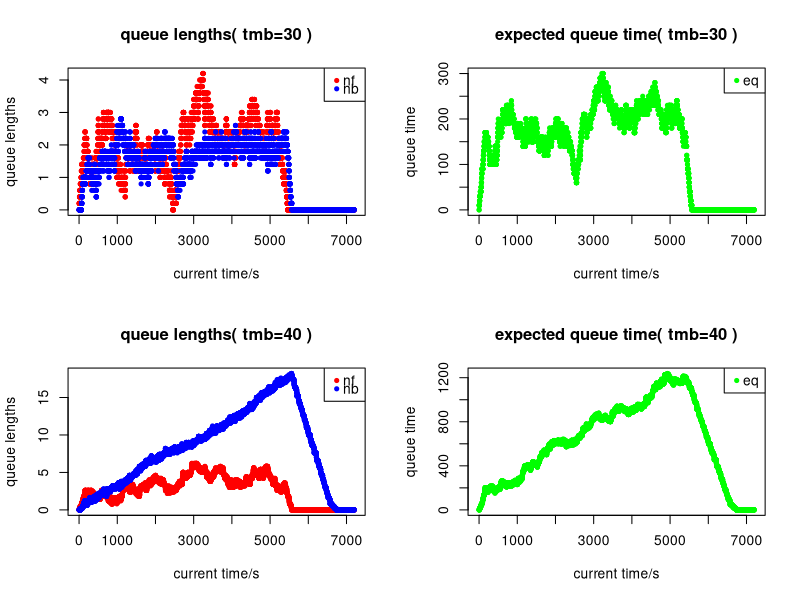

R code for this plot:
##########################################
#  Simulation of passport control queues #
##########################################


# Members and Contribution Breakdown

# Joint contribution: Set up initial plan of the code and agree to the outputs for each section

# Yinjia Chen (S2320995) | Main developer of qsim model; sub-validator 1 of comments
# Yiwen Xing (S2530703)  | Main developer of plot_qsim model; sub-developer 2 of qsim model; sub-validator 2 of comments
# Kai Wen Lian (S2593019)| Main validator of all codes and comments; sub-developer 1 of qsim model


# This R code consists of a model that will help simulating the passport
# control queues, particularly on simulating cars moving through French, followed
# by British passport control at a French ferry terminal. The main function used
# for such simulation is named as "qsim".

# Model Assumptions:
# 1. There are no queues at the start of the period, i.e., nf = nb = 0
# 2. Check-in closes 30 mins before departure, i.e., no new arriving cars in the last half an hour of simulation
# 3. There are no extreme events that will affect the output, e.g., system broke down during the process
# 4. The arrival car takes 0 seconds to join the queue
#    - "queue" refers to the French queue at the start and British queue during transmission

# Constants in the qsim model:
# 1. mf is the number of french passport control stations (default: mf=5)
# 2. mb is the number of british passport control stations (default: mb=5)
# 3. maxb is the maximum british queue length (per station) (default: maxb=20)
# 4. a.rate is the probability of a car arriving each second (default: a.rate=0.1)

# Parameters in the qsim model: 
# 1. tf, the processing time for a french station is uniformly distributed between tmf and tmf+trf 
#    (default: tmf=30, trf=40)
# 2. tb, the processing time for a british station is uniformly distributed between tmb and tmb+trb 
#    (default: tmb=30, trb=40)
# # Default simulation parameters: average rate of processing passports by French and British = arrival rate (a.rate)

# For each simulation second, the output should contain:
# 1. nf: the vector of average length of french queues (measured by # cars/mf, length(nf)=7200)
# 2. nb: the vector of average length of british queues (measured by # cars/mb, length(nb)=7200)
# 3. eq: the vector of average expected waiting time for a car at the start of the french queue

# Stages: nf, nb
# We update every second for:
# 1. nf, according to a.rate and whether all british queues have reached its maximum capacity
# 2. nb, according to processing time assigned to each car and the length of British queue

# n is the number of simulated seconds. 
# In this case, we are simulating queues for 2 hours, thus n=7200

# Define "qsim" function
# Parameters are defined as above.
qsim <- function(mf=5, mb=5, a.rate=.1, trb=40, trf=40, tmb=30, tmf=30, maxb=20) {

  # Define "countdown" function
  # Aim to decrease processing times for each car by one second in each loop
  #   if they are greater than zero
  # Parameter used is "remaining processing times".

  countdown <- function(times_left) {

    # extract index of remaining processing times that are greater than zero
    ii <- which(times_left > 0)

    # these times will decrease by one (second)
    times_left[ii] <- times_left[ii] - 1

    # return vector of remaining processing times
    times_left
  }

  # Define "insert_cars" function
  # Aim to determine which queue that an arriving car should join and
  #   to assign processing times if it is the first car for that queue
  # Parameters used are "queueing status in each station", "remaining processing times" and "parameters for uniform distributions".

  insert_cars <- function(queues, times_left, tm, tr) {

    # extract the index of the shortest queue
    ii <- which.min(queues)

    # this queue will increase by one (car)
    queues[ii] <- queues[ii] + 1

    # if that car is the first car in the queue
    if (queues[ii] == 1)

      # assign processing time with the given parameters tm and tr
      times_left[ii] <- sample(tm:(tm + tr), 1)

    # Return outputs in a list of 2;
    # namely "q" for queues in each station and "tl" for remaining processing times
    list(q=queues, tl=times_left)
  }

  # Define "update_stations" function
  # Aim to process the transmission of cars from French to British border.
  # Each queue will have one car less when the process is finished, and if there are
  #   more cars in the following, we will assign processing time to that car.
  # Parameters used are "queueing status in each station", "processing times" and "parameters for uniform distribution".

  update_stations <- function(queues, times_left, ii, tm, tr) {

    # queues at each station will have one car less
    queues[ii] <- queues[ii] - 1

    # extract index of queues that has no cars
    ii_no_car <- which(queues == 0)

    # if there are still cars in the queue, after one car moves out to British border,
    # extract index of the queues with the following cars
    ii_car_follows <- setdiff(ii, ii_no_car)

    # assign processing times for the following cars in the queue
    times_left[ii_car_follows] <- sample(tm:(tm + tr), length(ii_car_follows), replace = TRUE)

    # let the processing times at the index of queues without cars to be "-1"
    times_left[ii_no_car] <- -1

    # return output as lists of "q" for
    list(q=queues, tl=times_left)
  }

  # Number of simulated seconds
  n <- 2 * 60 * 60 # 7200
  # Number of seconds in the last half an hour
  n_ <- 0.5 * 60 * 60 # 1800

  # determine if there is an arriving car - indicated by "True" or "False"
  car_coming <- runif(n - n_) < a.rate

  # initialise a list of "mf (number of french stations)" numbers, with "-1"
  # "-1" indicates that a station has no cars being process
  # "0" indicates that the processing time for a car is up
  # otherwise it will show the remaining processing time for the first car in the queue
  french.times_left <- rep(-1, mf)

  # initialise a list of "mf" numbers, with "0"
  # this shows the number of cars that are queueing in each station
  french.queues <- rep(0, mf)

  # initialise a list of "mb (number of british stations)" numbers, with "-1"
  # concept is the same as above (see line 134 - 137)
  brit.times_left <- rep(-1, mb)

  # initialise a list of "mb" numbers, with "0"
  # concept is the same as above (see line 141)
  brit.queues <- rep(0, mb)

  # initialise outputs of the model
  nf <- nb <- eq <- rep(0, n)

  for (i in 1:n) { ## loop over seconds

    ## General updates
    # apply countdown func so that processing time for all stations will
    #  decrease by one second in each iteration
    french.times_left <- countdown(french.times_left)
    brit.times_left <- countdown(brit.times_left)

    ## Entering French border

    # if the simulated seconds is within the 1.5 hour timeframe of the control process
    # and there is an arriving car
    if (i < length(car_coming) && car_coming[i]) {

      # apply "insert_cars" function by stating its parameter
      # the outputs are "q" (queueing status in each station) and "tl" (remaining processing times)
      french <- insert_cars(french.queues, french.times_left, tmf, trf)

      # store each output in a new vector
      french.times_left <- french$tl # "tl" (remaining processing times)
      french.queues <- french$q # "q" (queueing status in each station)
    }

    ## Transmission (Moving from French border to British border)

    # determine which cars' processing time is up; extract their index
    # these will be the cars to be removed from french border (and to be moved to british border)
    idx_rmv <- which(french.times_left == 0)

    # if the length of cars to be removed from french queue is not zero and
    #   total cars in all british stations is less than the maximum capacity of the british stations
    # - max capacity is computed by the multiplication of number of british stations (mb)
    #     and maximum of cars in each british station (maxb)
    if (length(idx_rmv) != 0 && sum(brit.queues) < mb * maxb) {

      ## Exit from French border
      # if the total cars moving to british station is not 1
      if (length(idx_rmv) != 1)
        # assign processing times to these cars,
        # where the number of cars depends on the queueing status in the british border,
        # therefore we take the minimum of:
        # 1. the difference between the max capacity in each british stations
        # 2. the total number of cars moving to british stations
        idx_rmv <- sample(idx_rmv, min(mb * maxb - sum(brit.queues), length(idx_rmv)))

      # total number of cars to be removed from french border are the number of cars
      #   that will undergo transmission
      transmit <- length(idx_rmv)

      # apply "update_stations" function by stating its parameters
      # the outputs are "q" (queueing status in each station) and "tl" (remaining processing times)
      french <- update_stations(french.queues, french.times_left, idx_rmv, tmf, trf)

      # store each output in a new vector
      french.times_left <- french$tl # "tl" (remaining processing times)
      french.queues <- french$q # "q" (queueing status in each station)

      ## Entering British border
      for (j in 1:transmit) { ## loop over the number of cars that will undergo transmission

        # apply "insert_cars" function by stating its parameters
        # the outputs are "q" (queueing status in each station) and "tl" (remaining processing times)
        brit <- insert_cars(brit.queues, brit.times_left, tmb, trb)

        # store each output in a new vector
        brit.times_left <- brit$tl # "tl" (remaining processing times)
        brit.queues <- brit$q # "q" (queueing status in each station)
      }
    }

    # determine which cars' processing time is up; extract their index
    # these will be the cars to be removed from british border (and completed their border transmission)
    idx_rmv <- which(brit.times_left == 0)

    ## Exit from British border
    # if the total cars to be removed from british station is not 1
    if (length(idx_rmv) != 0) {

      # apply "update_stations" function by stating its parameters
      # the outputs are "q" (queueing status in each station) and "tl" (remaining processing times)
      brit <- update_stations(brit.queues, brit.times_left, idx_rmv, tmb, trb)

      # store each output in a new vector
      brit.times_left <- brit$tl # "tl" (remaining processing times)
      brit.queues <- brit$q # "q" (queue status in each station)
    }

    ## Outputs
    # nf and nb are computed by a vector with "mf" and "mb" number of lists
    nf[i] <- mean(french.queues)
    nb[i] <- mean(brit.queues)

    # eq is computed based on the sum of 
    # 1. multiplication of nf and average processing time at each French station
    # 2. multiplication of nb and average processing time at each British station
    eq[i] <- nf[i] * (tmf + trf / 2) + nb[i] * (tmb + trb / 2)
  }

  # Print the outputs as vectors
  list(nf=nf, nb=nb, eq=eq)
}

# Define "plot_qsim" function
# Parameters used are:
# - "res" (results from a model, in this case is the "qsim" model)
# - "params" (text to be inserted)
plot_qsim <- function(res, params) {

  # generate indices of x-axis based on the number of data points in vector "nf"
  x_indices <- seq_along(res$nf)
  # generate limits of the x axis based on the maximum number of data
  x_limit <- length(res$nf) 
  # generate limits of the y axes based on the maximum data in both outputs 
  y_nfb_limit <- max(max(res$nf), max(res$nb))
  y_eq_limit <- max(res$eq)

  ## plot the first output "nf" against the simulated seconds (shown by red dots)
  plot(x_indices, res$nf, col = "red", xlab = "current time/s", ylab = "queue lengths",

     # add title 
     main = paste("queue lengths(", params, ")"),
     # define limits of each axis
     xlim = c(0, x_limit), ylim = c(0, y_nfb_limit), pch = 20)

  # add legend with red representing output "nf" and blue representing output "nb"
  legend("topright", legend = c("nf", "nb"), col = c("red", "blue"),
     # edit size of legend
     pch = 20, x.intersp = 0.5, y.intersp = 0.5)

  # plot the second output "nb" against the simulated seconds (shown by blue dots)
  points(x_indices, res$nb, col="blue", pch = 20)

  # plot the third output "eq" against the simulated seconds (shown by green dots)
  plot(x_indices, res$eq, col = "green", xlab = "current time/s", ylab = "queue time",
     # add title
     main = paste("expected queue time(", params, ")"),
     # define limits of each axis
     xlim = c(0, x_limit), ylim = c(0, y_eq_limit), pch = 20)

  # add legend for "eq" plots
  legend("topright", legend = "eq", col = "green", pch = 20, x.intersp = 0.5, y.intersp = 0.5)
}

# Set number of plots to be shown in each row and each column
par(mfrow=c(2, 2))

# apply plot_qsim func to demonstrate a one-time qsim results (nf, nb, and eq) with two plots
# and passes the running parameters in as titles to display (tmb=30)
plot_qsim(qsim(), "tmb=30")

# apply plot_qsim func to demonstrate a one-time qsim results (nf, nb, and eq) with two plots
# and passes the running parameters in as titles to display (tmb=40)
plot_qsim(qsim(tmb=40), "tmb=40")

# initialise empty vector for logical inputs ("True" or "False")
failed <- logical(100)

for (i in 1:100) { ## loop model for 100 simulations
  res <- qsim(tmb=40)
  # compute the number of cars failed to cross the border at the last simulated second
  # this is found by determining whether the
  #   sum of the last item in vector "nf" and vector "nb" not equal to 0
  failed[i] <- res$nf[length(res$nf)] + res$nb[length(res$nb)] != 0
}

# Probability of  at least one car missing the ferry departure
# (i.e. still being in the queue at the end of the simulation) is given by:
prob <- mean(failed)
cat(paste("The probability of at least one car missing the ferry departure is", prob))

# Implications of small extra delays in British checking:
# The plots shown above consist of two plots with tmb=30 (by default) and the other two with tmb=40.
# We are comparing the two plots in the first row and those in the second row.
# - When the process at the british border is being delayed slightly, the processing speed in the British border is longer and queues are expected to reach its maximum capacity (maxb) faster (shown by blue plots). 
# - This will eventually impact on the processing speed in the french border as the cars are unable to proceed, causing average length of french queues to increase (shown by the red plots)
# - Therefore, the increase in the processing times in both borders will cause the increase in the expected queueing time (shown by the green plots). 

# Instructor's comments:
# The commenting is good line by line, but is not so good on the overall structure.
# For example it is not clear what the function arguments actually represent for insert_cars etc.
# I think that something that described the overall design and data structures involved would have been helpful.
# Currently it takes a lot of back-and-forth in the code to figure out exactly how it works.
# What you have somehow not made clear is what the data structures are that actually define the state of the system
# (given the comments, it takes the reader a while to be sure that you are not keeping records for each car, for example).

# Visually I think you have not chosen the clearest way to plot the data - the symbol sizes are so big that they blur
# the results a little - I think lines or a much smaller symbol size would have been clearer.